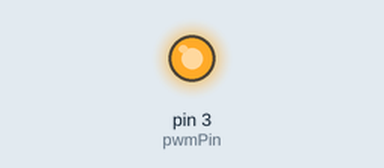
Simulated run of this sketch. Board: Arduino Uno, built with avr-gcc and run on an emulated ATmega328P. On the bench: output pins drawn as LEDs (lit = HIGH).

Above: at 0.1 s.
Timing chart, 0 to 1.6 s (numbered marks = the images above):
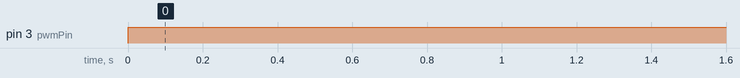

The sketch:

send_data_to_Jnanogpio.ino
```cpp
const int pwmPin=3;
void setup() {
  // put your setup code here, to run once:
  pinMode(pwmPin, OUTPUT);
}

void loop() {
  // put your main code here, to run repeatedly:
  digitalWrite(pwmPin, 128);
  delay(500);
}
```

Measured:
- by itself, pin 3 (pwmPin): LOW → HIGH at 0.00 s
